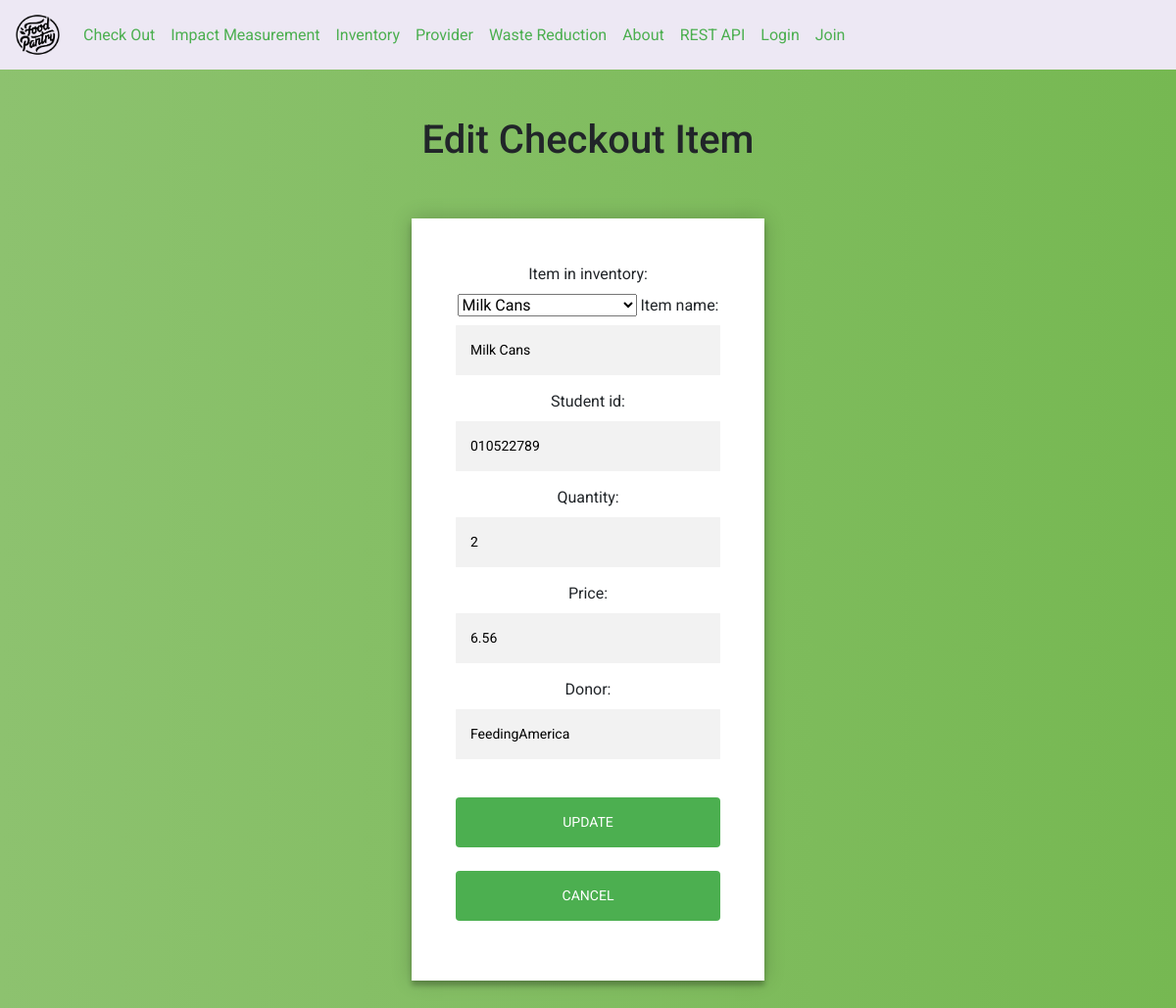
Page /update_co/21/ on the committed database.
### checkout/models.py (models this page shows, shortened)
class checkout(models.Model):
    item_in_inventory = models.ForeignKey(inventory, on_delete=models.SET_NULL,null=True)
    item_name = models.CharField(max_length=100, default="Wait")
    student_id = models.CharField(max_length=9)
    checkout_date = models.DateField(auto_now=True)
    quantity = models.PositiveIntegerField()
    price = models.FloatField(default=0)
    donor = models.CharField(max_length=50, default="wait")

### checkout/views.py (the view, shortened to what this page needs)
# urls.py: path('update_co/<str:pk>/', checkout_views.update_co, name='update_co'),
def update_co(request, pk):
		item = checkout.objects.get(id=pk)
		form = checkout_form(instance=item)
		context = {'form':form}
		return render(request, 'checkout/update_co.html', context)

### checkout/forms.py
class checkout_form(forms.ModelForm):
    student_id = forms.CharField(widget=forms.TextInput(attrs={'placeholder': 'Student ID '}))
    quantity = forms.CharField(widget=forms.TextInput(attrs={'placeholder': 'Quantity '}))
    item_name = forms.CharField(required=False)
    price = forms.FloatField(required=False)
    donor = forms.CharField(required=False)
    class Meta():
	     model = checkout
	     fields = '__all__'

### inventory/models.py (called while the page is built)
     def __str__(self):
          return self.name

### templates/checkout/update_co.html (shortened to what this page needs)
<html>
<head>
	{% include "dashboard/shared_links.html" %}
</head>
<body>
	{% include "dashboard/navigation_bar.html" %}
<br><br>
<h1>Edit Checkout Item</h1>
<br>
<br>
<div class="form">
    <div class = "login-form">
      <form method="POST" action="">
 	{{form}}
        <br>
        <br>
        <button type="submit" class="btn btn-primary" name = "Edit_Task">Update</button>
                <a href="/checkout/">
                  <br><br>
        	<button type="submit" class="btn btn-primary" value="Cancel" name = "Cancel">Cancel</button>
      </form>
    </div>
  </div>
</body>
</html>

### static/CSS/common.css (style rules this page uses)
.form { position: relative; z-index: 1; background: #FFFFFF; max-width: 360px; margin: 0 auto 100px; padding: 45px; text-align: center; box-shadow: 0 0 20px 0 rgba(0, 0, 0, 0.2), 0 5px 5px 0 rgba(0, 0, 0, 0.24); }
.form input { font-family: "Roboto", sans-serif; outline: 0; background: #f2f2f2; width: 100%; border: 0; margin: 0 0 15px; padding: 15px; box-sizing: border-box; font-size: 14px; }
.form button { font-family: "Roboto", sans-serif; text-transform: uppercase; outline: 0; background: #4CAF50; width: 100%; border: 0; padding: 15px; color: #FFFFFF; font-size: 14px; -webkit-transition: all 0.3 ease; transition: all 0.3 ease; cursor: pointer; }
h1 { text-align: center; }
body { background: white; background: -webkit-linear-gradient(right, #76b852, #8DC26F); background: -moz-linear-gradient(right, #76b852, #8DC26F); background: -o-linear-gradient(right, #76b852, #8DC26F); background: linear-gradient(to left, #76b852, #8DC26F); font-family: "Roboto", sans-serif; -webkit-font-smoothing: antialiased; -moz-osx-font-smoothing: grayscale; }

### rows in the picture
checkout: item_in_inventory "Milk Cans", item_name "Milk Cans", student_id "010522789", quantity "2", price "6.56", donor "FeedingAmerica"
